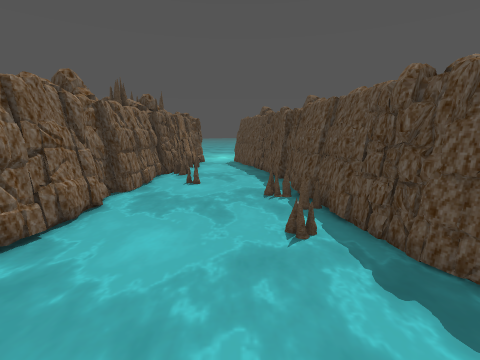
View 1 (above)

12 first-person views from a walk through a Godot game level. The camera is 1.2 m above the floor, tilts 10° down and sees 85° across. The floor is counted in squares, 0.5 m on a side. Each view is taken from the middle of a square. On the plan, view 1 faces up. The plan holds only what a view shows up to about 18 squares ahead; the rest is blank. The place goes on beyond the plan. Characters and animated objects are left out. Some surface patterns are stand-ins.

View 2
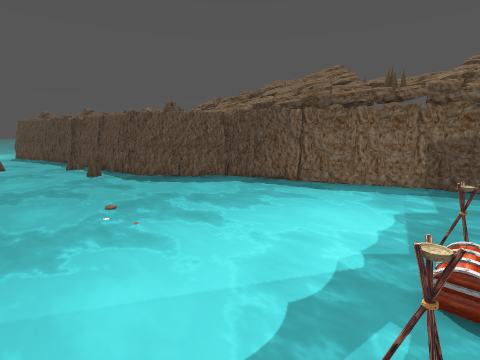

View 3
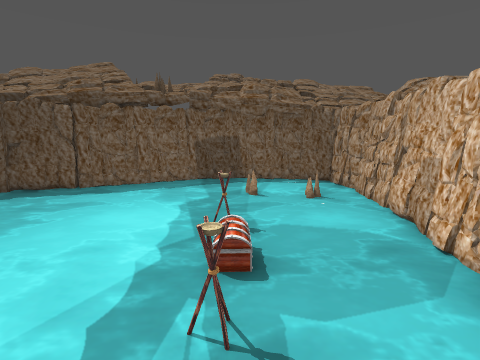

View 4
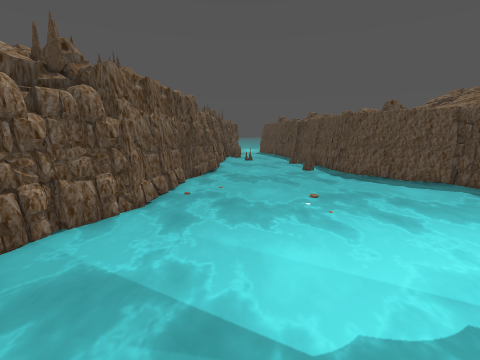

View 5
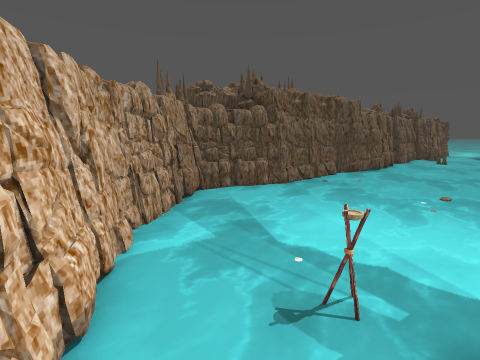

View 6
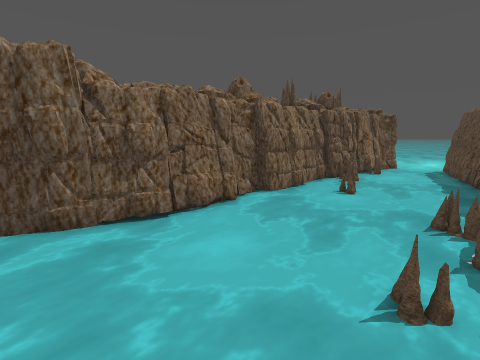

View 7
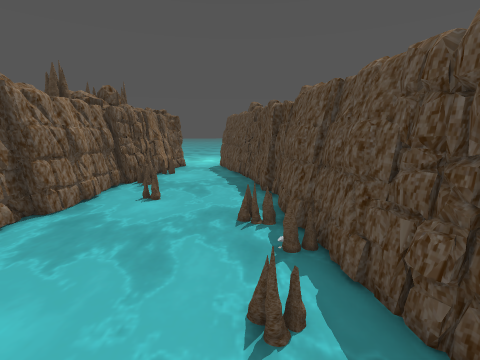

View 8
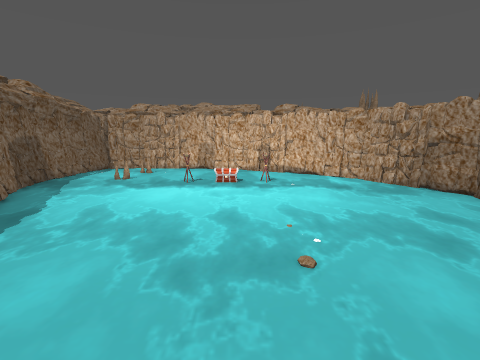

View 9
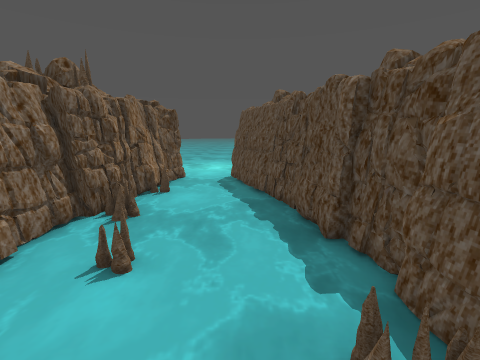

View 10
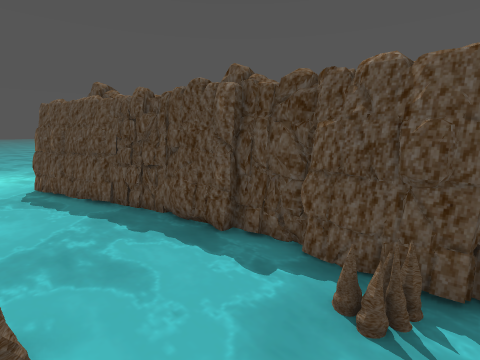

View 11
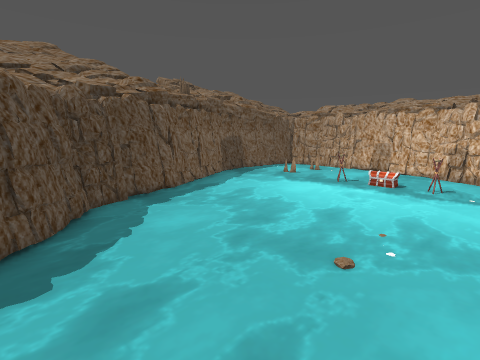

View 12
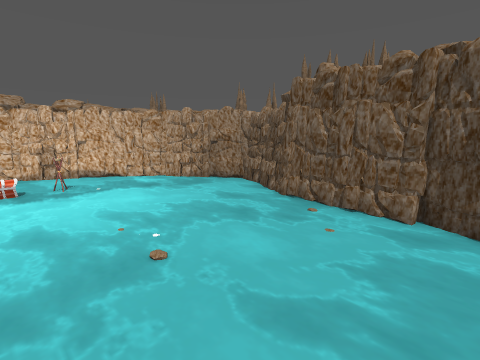

### Floor plan
Key: @ floor where view 1 was taken; # wall or solid block; . main floor; : floor 0.25 m higher than the main floor; ~ water the walk can cross; ≈ water the walk keeps out of; T torch.
Columns run from 8 left of view 1 to 12 right of it. Each row starts with its distance up from view 1.
 24      ≈≈≈≈
 23      ≈≈≈#
 22     #.~~#
 21     #≈~~##
 20     #~~~≈#
 19     #~~~~#
 18     #≈~~~##
 17     #~~~~≈#
 16    ##~~~~~#
 15    #≈≈~~~~#
 14    #~~~~~~##
 13    #~~≈~~~≈#
 12    #≈~≈~~~~#
 11    #~~~~~~≈#
 10    #~~~~~≈.#
  9    #~~~~~~~#
  8    #~~~~~~≈#
  7    #~~~~~~~#
  6    #≈~~~~≈≈##
  5   ##~~~~~~~≈#
  4   ##~~~~~~~~##
  3   #≈~~~~~~~~###
  2   #~~~~~~~~~~###
  1   #~~~~~~~~~~~≈#
  0   #~~~~~@~~~~~~##   ≈
 -1  ##.~~~~~~~~~~~~#   ≈
 -2  ##~~~~~~~~~~~~~#
 -3  #≈~~~~~~~~~~~~~##
 -4 ##~~~~~~~~~~~~~~~#
 -5 #≈~~~~~~~~~~~~~~~##
 -6 #~~~~~~~~~~~~~~~~≈#
 -7 #≈~~~~~~~~~~~~~~~~##
 -8 ##~~~~~~~~~~~~~~~~≈#
 -9  ##~~~~~~~~~≈~~~~~~#
-10   #≈~~~~T~:TT~~≈~~~#
-11   ##≈~~~~~~~~~~≈~~~#
-12    ###≈~~~~~~~~~~~≈#
-13      ###≈~~~~~≈≈~≈≈#
-14        ####≈~~~~~~##
-15          ##########

Where each view was taken, in squares from view 1:
view 1: 0 up, 0 right, facing up
view 2: 10 down, 3 left, facing up-right
view 3: 10 down, 3 left, facing right
view 4: 11 down, 3 left, facing up
view 5: 13 down, 1 right, facing up-left
view 6: 2 up, 2 right, facing up-left
view 7: 3 up, 1 right, facing up
view 8: 3 up, 1 right, facing down
view 9: 8 up, 0 right, facing up
view 10: 9 up, 2 left, facing up-right
view 11: 3 up, 2 left, facing down-right
view 12: 3 up, 2 right, facing down-left
